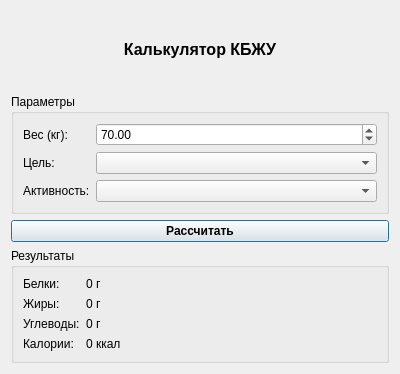
<?xml version="1.0" encoding="UTF-8"?>
<ui version="4.0">
 <class>NutritionDialog</class>
 <widget class="QDialog" name="NutritionDialog">
  <property name="geometry">
   <rect>
    <x>0</x>
    <y>0</y>
    <width>400</width>
    <height>374</height>
   </rect>
  </property>
  <property name="windowTitle">
   <string>Калькулятор КБЖУ</string>
  </property>
  <layout class="QVBoxLayout" name="verticalLayout">
   <item>
    <widget class="QLabel" name="titleLabel">
     <property name="styleSheet">
      <string notr="true">font-size: 16px; font-weight: bold;</string>
     </property>
     <property name="text">
      <string>Калькулятор КБЖУ</string>
     </property>
     <property name="alignment">
      <set>Qt::AlignmentFlag::AlignCenter</set>
     </property>
    </widget>
   </item>
   <item>
    <widget class="QGroupBox" name="inputGroupBox">
     <property name="title">
      <string>Параметры</string>
     </property>
     <layout class="QFormLayout" name="formLayout">
      <item row="0" column="0">
       <widget class="QLabel" name="weightLabel">
        <property name="text">
         <string>Вес (кг):</string>
        </property>
       </widget>
      </item>
      <item row="0" column="1">
       <widget class="QDoubleSpinBox" name="weightSpinBox">
        <property name="minimum">
         <double>30.000000000000000</double>
        </property>
        <property name="maximum">
         <double>200.000000000000000</double>
        </property>
        <property name="value">
         <double>70.000000000000000</double>
        </property>
       </widget>
      </item>
      <item row="1" column="0">
       <widget class="QLabel" name="goalLabel">
        <property name="text">
         <string>Цель:</string>
        </property>
       </widget>
      </item>
      <item row="1" column="1">
       <widget class="QComboBox" name="goalComboBox"/>
      </item>
      <item row="2" column="0">
       <widget class="QLabel" name="activityLabel">
        <property name="text">
         <string>Активность:</string>
        </property>
       </widget>
      </item>
      <item row="2" column="1">
       <widget class="QComboBox" name="activityComboBox"/>
      </item>
     </layout>
    </widget>
   </item>
   <item>
    <widget class="QPushButton" name="calculateButton">
     <property name="styleSheet">
      <string notr="true">font-weight: bold;</string>
     </property>
     <property name="text">
      <string>Рассчитать</string>
     </property>
    </widget>
   </item>
   <item>
    <widget class="QGroupBox" name="resultGroupBox">
     <property name="title">
      <string>Результаты</string>
     </property>
     <layout class="QFormLayout" name="formLayout_2">
      <item row="0" column="0">
       <widget class="QLabel" name="proteinResultLabel">
        <property name="text">
         <string>Белки:</string>
        </property>
       </widget>
      </item>
      <item row="0" column="1">
       <widget class="QLabel" name="proteinLabel">
        <property name="text">
         <string>0 г</string>
        </property>
       </widget>
      </item>
      <item row="1" column="0">
       <widget class="QLabel" name="fatsResultLabel">
        <property name="text">
         <string>Жиры:</string>
        </property>
       </widget>
      </item>
      <item row="1" column="1">
       <widget class="QLabel" name="fatsLabel">
        <property name="text">
         <string>0 г</string>
        </property>
       </widget>
      </item>
      <item row="2" column="0">
       <widget class="QLabel" name="carbsResultLabel">
        <property name="text">
         <string>Углеводы:</string>
        </property>
       </widget>
      </item>
      <item row="2" column="1">
       <widget class="QLabel" name="carbsLabel">
        <property name="text">
         <string>0 г</string>
        </property>
       </widget>
      </item>
      <item row="3" column="0">
       <widget class="QLabel" name="caloriesResultLabel">
        <property name="text">
         <string>Калории:</string>
        </property>
       </widget>
      </item>
      <item row="3" column="1">
       <widget class="QLabel" name="caloriesLabel">
        <property name="text">
         <string>0 ккал</string>
        </property>
       </widget>
      </item>
     </layout>
    </widget>
   </item>
  </layout>
 </widget>
 <resources/>
 <connections>
  <connection>
   <sender>calculateButton</sender>
   <signal>clicked()</signal>
   <receiver>NutritionDialog</receiver>
   <slot>accept()</slot>
   <hints>
    <hint type="sourcelabel">
     <x>248</x>
     <y>254</y>
    </hint>
    <hint type="destinationlabel">
     <x>248</x>
     <y>254</y>
    </hint>
   </hints>
  </connection>
 </connections>
</ui>
